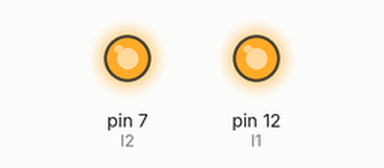
This sketch was run on a simulated Arduino Uno, built with avr-gcc and run on an emulated ATmega328P. Parts: output pins drawn as LEDs (lit = HIGH). Pins used as bus, display or sensor lines are not drawn.

Above: at 1.5 s.
At 17.35 s:
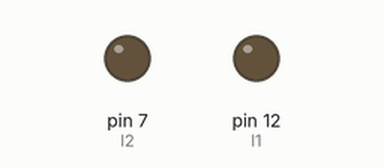
Timing chart, 0 to 18.6 s (numbered marks = the images above):
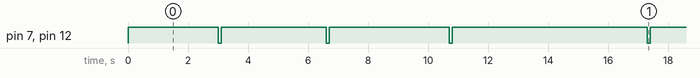

The sketch:

rectangular_figure_squad_v01.ino
```cpp
int r1=13;
int l1=12;
int r2=8;
int l2=7;

int t1=3000; //delay walking forward till finishing the longer line
int t2=2500; //dealy walking forward till finishing the shorter one
int t3=100;  //delay after stoping the car and before start rotating
int t4=1000; //delay rotating to get 90 degree

void setup()
{

  pinMode(r1,OUTPUT);
  pinMode(l1,OUTPUT);
  pinMode(r2,OUTPUT);
  pinMode(l2,OUTPUT);

}

void loop()
{
 //rectangular shape (clockwise)

 digitalWrite(r1,1);  //first line
 digitalWrite(l1,1);
 digitalWrite(r2,1);
 digitalWrite(l2,1);
 delay(t1);
 digitalWrite(r1,0); //finish it
 digitalWrite(r2,0);
 digitalWrite(l1,0);
 digitalWrite(l2,0);
 delay(t3);
 digitalWrite(l1,1); //rotating 90
 digitalWrite(l2,1);
 delay(t4);

 digitalWrite(r1,1);  //second line
 digitalWrite(l1,1);
 digitalWrite(r2,1);
 digitalWrite(l2,1);
 delay(t2);
 digitalWrite(r1,0); //finish it
 digitalWrite(r2,0);
 digitalWrite(l1,0);
 digitalWrite(l2,0);
 delay(t3);
 digitalWrite(l1,1); //rotating 90
 digitalWrite(l2,1);
 delay(t4);

 digitalWrite(r1,1);  //third line
 digitalWrite(l1,1);
 digitalWrite(r2,1);
 digitalWrite(l2,1);
 delay(t1);
 digitalWrite(r1,0); //finish it
 digitalWrite(r2,0);
 digitalWrite(l1,0);
 digitalWrite(l2,0);
 delay(t3);
 digitalWrite(l1,1); //rotating 90
 digitalWrite(l2,1);
 delay(t4);

 digitalWrite(r1,1);  //forth line
 digitalWrite(l1,1);
 digitalWrite(r2,1);
 digitalWrite(l2,1);
 delay(t2);
 digitalWrite(r1,0); //finish it
 digitalWrite(r2,0);
 digitalWrite(l1,0);
 digitalWrite(l2,0);
}
```

Measured:
- by itself, pin 7 (l2), pin 12 (l1): repeats every 14.3 s: LOW 0.10 s, HIGH 3.5 s, LOW 0.10 s, HIGH 4.0 s, LOW 0.10 s, HIGH 6.5 s
- by itself, everything shown: repeats every 14.3 s, in 8 steps
